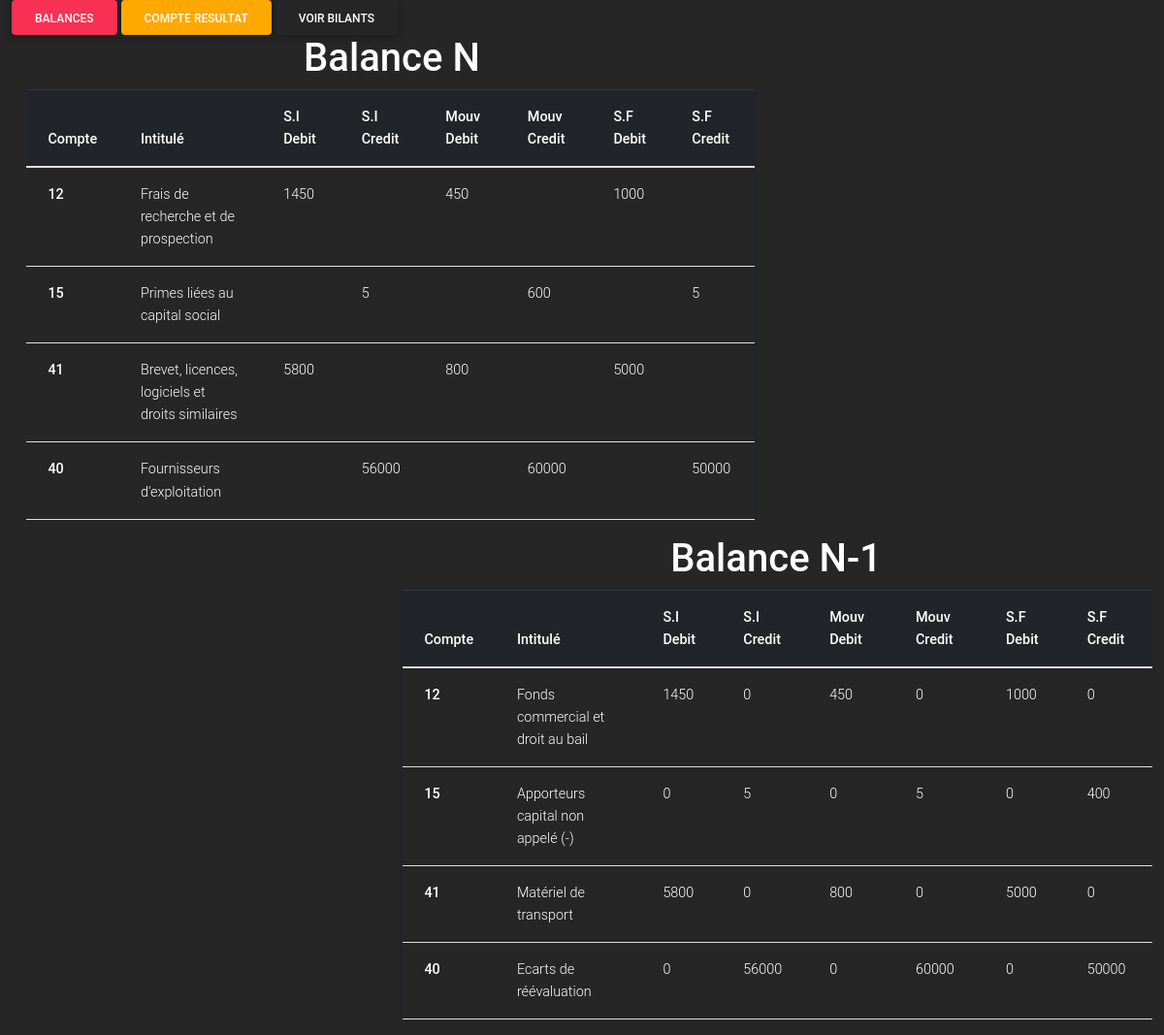
The page / on the database its author committed.
### tables this page shows
CREATE TABLE `balance` (
  `compte` varchar(10) NOT NULL,
  `intitule` varchar(500) NOT NULL,
  `sold_I_deb` double DEFAULT NULL,
  `sold_I_cred` double DEFAULT NULL,
  `mvm_deb` double DEFAULT NULL,
  `mvm_cred` double DEFAULT NULL,
  `sold_F_deb` double DEFAULT NULL,
  `sold_F_cred` double DEFAULT NULL
);

CREATE TABLE `balance_n` (
  `compte` varchar(10) NOT NULL,
  `intitule` varchar(500) NOT NULL,
  `sold_I_deb` double NOT NULL DEFAULT 0,
  `sold_I_cred` double NOT NULL DEFAULT 0,
  `mvm_deb` double NOT NULL DEFAULT 0,
  `mvm_cred` double NOT NULL DEFAULT 0,
  `sold_F_deb` double NOT NULL DEFAULT 0,
  `sold_F_cred` double NOT NULL DEFAULT 0
);

### application/controllers/Siswa.php (called while the page is built, shortened)
<?php if ( ! defined('BASEPATH')) exit('No direct script access allowed');
class Siswa extends CI_Controller {
	public function __construct(){
		$this->load->model('SiswaModel');
	}
	public function index(){
		$data['siswa'] = $this->SiswaModel->view();
		$data['siswa_n1']= $this->SiswaModel->view2();
		$this->load->view('view', $data);
	}
}

### index.php (called while the page is built, shortened)
<?php
require_once BASEPATH.'core/CodeIgniter.php';

### application/models/SiswaModel.php (called while the page is built, shortened)
<?php if ( ! defined('BASEPATH')) exit('No direct script access allowed');
class SiswaModel extends CI_Model {
	public function view(){
		return $this->db->get('balance')->result();
	}
	public function view2(){
		return $this->db->get('balance_n')->result();
	}
}

### application/views/view.php (the view, shortened to what this page needs)
?><!doctype html>
<html lang="en">
  <head>
    <link rel="stylesheet" href="https://maxcdn.bootstrapcdn.com/bootstrap/4.0.0/css/bootstrap.min.css">
    <link rel="stylesheet" href="<?= base_url('Assets/css/mdb.min.css')?>" />
  </head>
  <body>
  	<div class="container-fluid bg-dark text-white" >
    <a href="<?php echo site_url("siswa/form"); ?>" class="btn btn-danger">Balances</a>
<a href="<?php echo site_url("siswa/resultat"); ?>" class="btn btn-warning">Compte Resultat</a>
<a href="<?php echo site_url("siswa/voirBilants"); ?>" class="btn btn-dark">Voir Bilants</a>
    <div class="col-lg-8"  align="center">
  		<h1>Balance N</h1>
  		<table class="table table-hover " style="border-right:solid 3px ;">
      <thead class="thead-dark text-white">
    <tr>
      <th scope="col">Compte</th>
      <th scope="col">Intitulé</th>
      <th scope="col">S.I Debit</th>
      <th scope="col">S.I Credit</th>
      <th scope="col">Mouv Debit</th>
      <th scope="col">Mouv Credit</th>
      <th scope="col">S.F Debit</th>
      <th scope="col">S.F Credit</th>
    </tr>
  </thead>
  <tbody>
  	<?php
	if( ! empty($siswa)){
		foreach($siswa as $data){ ?>
				 <tr  class="text-white">
				<th scope="row "><?php echo $data->compte?></th>
				<td><?php echo $data->intitule?></td>
				<td><?php echo $data->sold_I_deb?></td>
				<td><?php echo $data->sold_I_cred?></td>
        <td><?php echo $data->mvm_deb?></td>
        <td><?php echo $data->mvm_cred?></td>
        <td><?php echo $data->sold_F_deb?></td>
        <td><?php echo $data->sold_F_cred?></td>
				</tr>
			<?php }?>
	<?php }else{
		echo "<tr><td colspan='4'>Aucune donnée chargée</td></tr>";
	}
	?>
  </tbody>
</table></div>
<div class="row">
<div class="col-lg-4"></div>
<div class="col-lg-8" align="center">
  		<h1>Balance N-1</h1>
  		<table class="table" style="border-left:solid 3px ;">
      <thead class="thead-dark text-white">
    <tr>
      <th scope="col">Compte</th>
      <th scope="col">Intitulé</th>
      <th scope="col">S.I Debit</th>
      <th scope="col">S.I Credit</th>
      <th scope="col">Mouv Debit</th>
      <th scope="col">Mouv Credit</th>
      <th scope="col">S.F Debit</th>
      <th scope="col">S.F Credit</th>
    </tr>
  </thead>
  <tbody>
  	<?php
	if( ! empty($siswa_n1)){
		foreach($siswa_n1 as $data){ ?>
				 <tr class="text-white">
				<th scope="row"><?php echo $data->compte?></th>
				<td><?php echo $data->intitule?></td>
				<td><?php echo $data->sold_I_deb?></td>
				<td><?php echo $data->sold_I_cred?></td>
        <td><?php echo $data->mvm_deb?></td>
        <td><?php echo $data->mvm_cred?></td>
        <td><?php echo $data->sold_F_deb?></td>
        <td><?php echo $data->sold_F_cred?></td>
				</tr>
			<?php }?>
	<?php }else{
		echo "<tr><td colspan='4'>Aucune donnée chargée</td></tr>";
	}
	?>
  </tbody>
</table>
</div></div></div>
  </body>
</html>

### rows shown on the page
balance: compte "12", intitule "Frais de recherche et de prospection", sold_I_deb "1450", mvm_deb "450", sold_F_deb "1000"
balance: compte "15", intitule "Primes liées au capital social", sold_I_cred "5", mvm_cred "600", sold_F_cred "5"
balance: compte "41", intitule "Brevet, licences, logiciels et droits similaires", sold_I_deb "5800", mvm_deb "800", sold_F_deb "5000"
balance: compte "40", intitule "Fournisseurs d'exploitation", sold_I_cred "56000", mvm_cred "60000", sold_F_cred "50000"
balance_n: compte "12", intitule "Fonds commercial et droit au bail", sold_I_deb "1450", sold_I_cred "0", mvm_deb "450", mvm_cred "0", sold_F_deb "1000", sold_F_cred "0"
balance_n: compte "15", intitule "Apporteurs capital non appelé (-)", sold_I_deb "0", sold_I_cred "5", mvm_deb "0", mvm_cred "5", sold_F_deb "0", sold_F_cred "400"
balance_n: compte "41", intitule "Matériel de transport", sold_I_deb "5800", sold_I_cred "0", mvm_deb "800", mvm_cred "0", sold_F_deb "5000", sold_F_cred "0"
balance_n: compte "40", intitule "Ecarts de réévaluation", sold_I_deb "0", sold_I_cred "56000", mvm_deb "0", mvm_cred "60000", sold_F_deb "0", sold_F_cred "50000"
